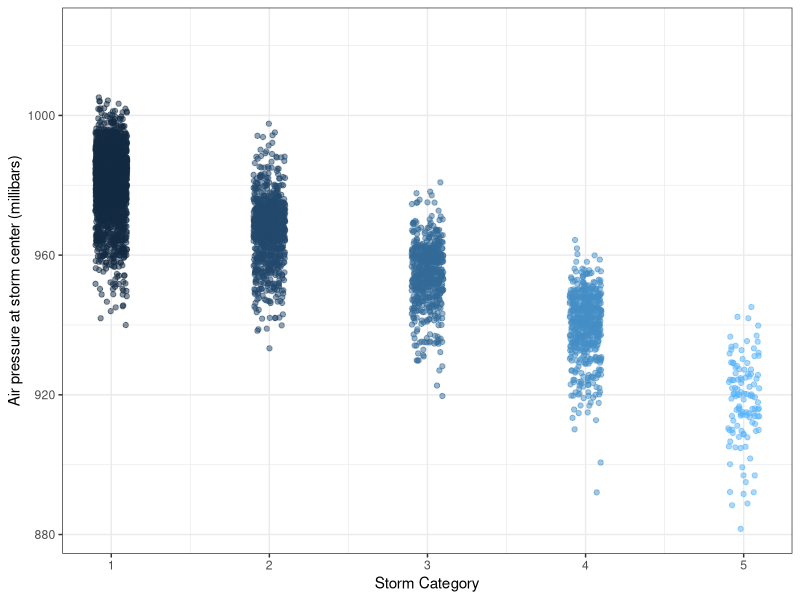

The R script that drew this image:
## ---- chunk 1
knitr::opts_chunk$set(echo = TRUE)
library(tidyverse)
## ---- chunk 2
summary(storms)
## ---- chunk 3
names(storms)
## ---- chunk 4
ggplot(data = storms, aes(x = category, y = pressure)) +
  geom_jitter(width = 0.1, 
              alpha = 0.5,
              aes(color = category),
              show.legend = FALSE) +
  labs(x = "Storm Category", 
       y = "Air pressure at storm center (millibars)",
       ) +
  theme_bw()
